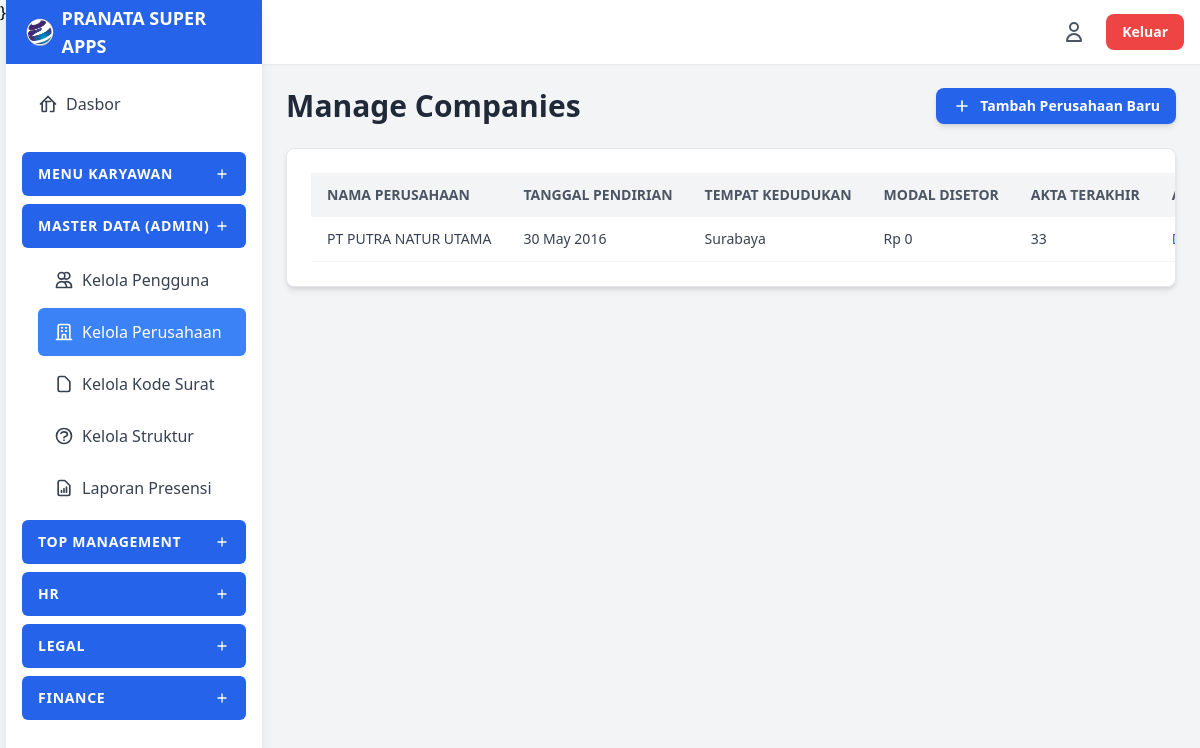
Page /modules/companies/manage_companies.php (signed in) on the committed database.
### tables this page shows
CREATE TABLE `companies` (
  `id` int(11) NOT NULL,
  `nama_perusahaan` varchar(255) NOT NULL,
  `logo_path` varchar(255) DEFAULT NULL COMMENT 'Path relatif ke file logo perusahaan',
  `tanggal_pendirian` date DEFAULT NULL,
  `akta_pendirian` varchar(255) DEFAULT NULL COMMENT 'Nomor Akta Pendirian',
  `tanggal_akta_pendirian` date DEFAULT NULL COMMENT 'Tanggal Akta Pendirian',
  `sk_ahu_pendirian` varchar(255) DEFAULT NULL,
  `tanggal_sk_ahu_pendirian` date DEFAULT NULL COMMENT 'Tanggal SK AHU Pendirian',
  `notaris_pendirian` varchar(255) DEFAULT NULL COMMENT 'Nama Notaris Akta Pendirian',
  `domisili_notaris_pendirian` varchar(255) DEFAULT NULL COMMENT 'Domisili Notaris Akta Pendirian',
  `id_akta_terakhir` int(11) UNSIGNED DEFAULT NULL COMMENT 'FK ke tabel deeds.id',
  `modal_dasar` bigint(20) DEFAULT 0,
  `modal_disetor` bigint(20) DEFAULT 0 COMMENT 'Akan di-update dari total tabel shareholders',
  `nilai_nominal_saham` bigint(20) DEFAULT 0,
  `tempat_kedudukan` varchar(255) DEFAULT NULL,
  `alamat` text DEFAULT NULL COMMENT 'Alamat Lengkap Perusahaan',
  `nib` varchar(13) DEFAULT NULL COMMENT 'Nomor Induk Berusaha (13 digit)',
  `npwp` varchar(20) DEFAULT NULL COMMENT 'NPWP Perusahaan (format bisa bervariasi)',
  `created_at` timestamp NOT NULL DEFAULT current_timestamp()
);

CREATE TABLE `deeds` (
  `id` int(11) UNSIGNED NOT NULL,
  `company_id` int(11) NOT NULL,
  `nomor_akta` varchar(100) NOT NULL,
  `tanggal_akta` date NOT NULL,
  `nama_notaris` varchar(255) NOT NULL,
  `domisili_notaris` varchar(255) DEFAULT NULL,
  `nomor_sk_ahu` varchar(100) DEFAULT NULL,
  `tanggal_sk_ahu` date DEFAULT NULL,
  `isi_akta_summary` text DEFAULT NULL,
  `tipe_akta` enum('Pendirian','Perubahan') DEFAULT NULL COMMENT 'Jenis akta: Pendirian atau Perubahan',
  `file_path` varchar(255) DEFAULT NULL,
  `created_at` timestamp NOT NULL DEFAULT current_timestamp()
);

### modules/companies/manage_companies.php (the view, shortened to what this page needs)
<?php
$page_title = "Manage Companies";
require dirname(dirname(__DIR__)) . '/includes/header.php';
$companies_list = [];
$conn_get = new mysqli($servername, $username, $password, $dbname);
if ($conn_get->connect_error) {
    $error_message_onload = "Koneksi Gagal: " . $conn_get->connect_error;
} else {
    $conn_get->set_charset("utf8mb4");
    $sql = "
        SELECT
            c.id, c.nama_perusahaan, c.tanggal_pendirian, c.tempat_kedudukan, c.modal_disetor,
            d.nomor_akta AS akta_terakhir
        FROM
            companies c
        LEFT JOIN
            deeds d ON c.id_akta_terakhir = d.id
        ORDER BY
            c.nama_perusahaan ASC
    ";
    $result = $conn_get->query($sql);
    if ($result) {
        while ($row = $result->fetch_assoc()) {
            $companies_list[] = $row;
        }
    } else {
         $error_message_onload = "Error query: " . $conn_get->error;
    }
}
require dirname(dirname(__DIR__)) . '/includes/sidebar.php';
?>
<main class="flex-1 overflow-x-hidden overflow-y-auto bg-gray-100 p-6">
    <div class="flex justify-between items-center mb-6">
        <h1 class="text-3xl font-bold text-gray-800"><?php echo $page_title; ?></h1>
        <a href="<?php echo BASE_URL; ?>/modules/companies/add_company.php"
           class="bg-blue-600 hover:bg-blue-700 text-white px-4 py-2 rounded-lg text-sm font-semibold transition duration-200 flex items-center shadow-md no-underline">
           <svg class="w-5 h-5 mr-2" fill="none" stroke="currentColor" viewBox="0 0 24 24" xmlns="http://www.w3.org/2000/svg"><path stroke-linecap="round" stroke-linejoin="round" stroke-width="2" d="M12 6v6m0 0v6m0-6h6m-6 0H6"></path></svg>
           Tambah Perusahaan Baru
        </a>
        </div>
    <div class="card border border-gray-200">
        <div class="card-content overflow-x-auto">
            <table class="w-full min-w-max">
                <thead>
                    <tr class="bg-gray-100 text-left text-sm font-semibold text-gray-600 uppercase">
                        <th class="py-3 px-4">Nama Perusahaan</th>
                        <th class="py-3 px-4">Tanggal Pendirian</th>
                        <th class="py-3 px-4">Tempat Kedudukan</th>
                        <th class="py-3 px-4">Modal Disetor</th>
                        <th class="py-3 px-4">Akta Terakhir</th>
                        <th class="py-3 px-4">Aksi</th>
                    </tr>
                </thead>
                <tbody class="text-gray-700 text-sm">
                    <?php if (empty($companies_list)): ?>
                        <tr>
                            <td colspan="6" class="py-4 px-4 text-center text-gray-500">Belum ada data perusahaan.</td>
                        </tr>
                    <?php else: ?>
                        <?php foreach ($companies_list as $company): ?>
                            <tr class="border-b border-gray-100 hover:bg-gray-50">
                                <td class="py-3 px-4 font-medium"><?php echo htmlspecialchars($company['nama_perusahaan']); ?></td>
                                <td class="py-3 px-4"><?php echo !empty($company['tanggal_pendirian']) ? date('d M Y', strtotime($company['tanggal_pendirian'])) : 'N/A'; ?></td>
                                <td class="py-3 px-4"><?php echo htmlspecialchars($company['tempat_kedudukan'] ?? 'N/A'); ?></td>
                                <td class="py-3 px-4">Rp <?php echo number_format($company['modal_disetor'], 0, ',', '.'); ?></td>
                                <td class="py-3 px-4"><?php echo htmlspecialchars($company['akta_terakhir'] ?? 'N/A'); ?></td>
                                <td class="py-3 px-4 whitespace-nowrap">
                                    <a href="<?php echo BASE_URL; ?>/modules/companies/view_company.php?id=<?php echo $company['id']; ?>" class="text-blue-600 hover:text-blue-800 font-medium mr-3 no-underline">Detail</a>
                                    </td>
                            </tr>
                        <?php endforeach; ?>
                    <?php endif; ?>
                </tbody>
            </table>
        </div>
    </div>
</main>
<?php
require dirname(dirname(__DIR__)) . '/includes/footer.php';
?>

### includes/header.php (style rules this page uses)
.card { background-color: white; border-radius: 0.5rem; box-shadow: 0 4px 6px -1px rgba(0, 0, 0, 0.1), 0 2px 4px -1px rgba(0, 0, 0, 0.06); overflow: hidden; }
.card-content { padding: 1.5rem; }
.no-underline { text-decoration: none; }

### rows in the picture
companies: nama_perusahaan "PT PUTRA NATUR UTAMA", tanggal_pendirian "30 May 2016", tempat_kedudukan "Surabaya", modal_disetor "0", id_akta_terakhir.nomor_akta "33"

### other values in the picture
$title "MENU KARYAWAN MASTER DATA (ADMIN) TOP MANAGEMENT HR LEGAL FINANCE"
$page_title "Manage Companies"
